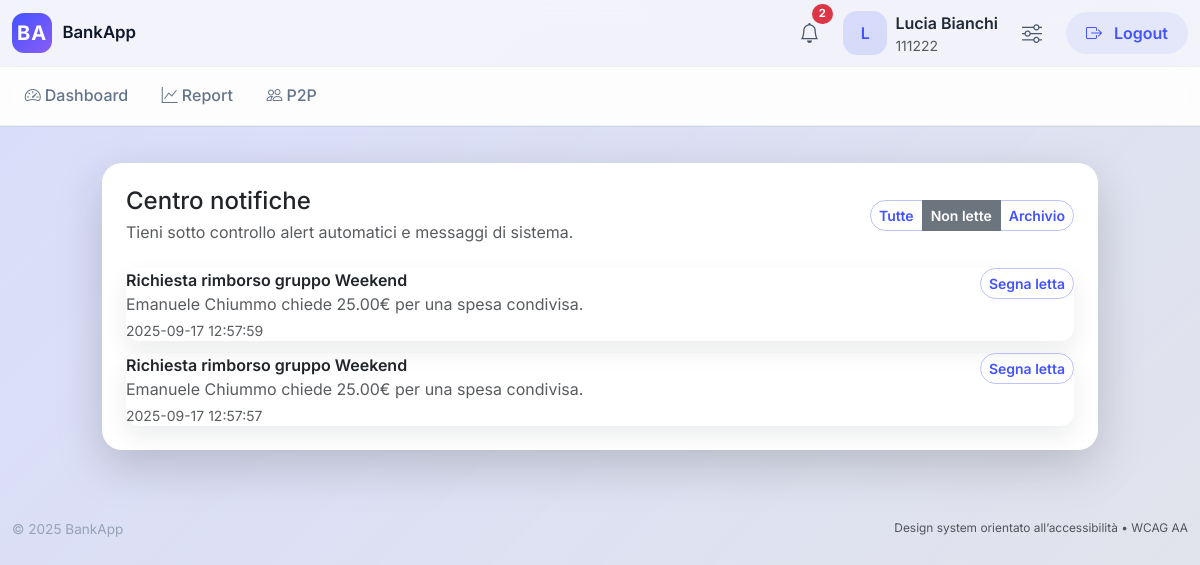
Screenshot of /notifications?status=UNREAD (signed in) with the database file from the repository.
### tables this page shows
CREATE TABLE notifications (
  notification_id TEXT PRIMARY KEY,
  user_id         TEXT NOT NULL,
  type            TEXT NOT NULL,
  title           TEXT NOT NULL,
  body            TEXT,
  status          TEXT NOT NULL DEFAULT 'UNREAD',
  dedupe_key      TEXT,
  payload         TEXT,
  created_at      TEXT DEFAULT (datetime('now')),
  read_at         TEXT,
  FOREIGN KEY (user_id) REFERENCES users(user_id) ON DELETE CASCADE
);

### app.py (the view, shortened to what this page needs)
@app.route('/notifications', methods=['GET', 'POST'])
@login_required
def notifications_center():
    user_id = session['user_id']
    status_filter = request.args.get('status')
    items = _list_notifications(user_id, limit=50, status=status_filter if status_filter in {'READ', 'UNREAD'} else None)
    unread_count = _count_unread_notifications(user_id)
    return render_template(
        'notifications.html',
        notifications=items,
        unread_notifications=unread_count,
        status_filter=status_filter,
    )

### app.py (called while the page is built, shortened)
def get_db():
    if 'db' not in g:
        g.db = sqlite3.connect(app.config['DATABASE'])
        g.db.row_factory = sqlite3.Row
        g.db.execute("PRAGMA foreign_keys = ON;")
    return g.db

def _list_notifications(user_id: str, limit: int = 10, status: str | None = None) -> list[sqlite3.Row]:
    db = get_db()
    params = [user_id]
    where = ["user_id = ?"]
    if status in {"UNREAD", "READ"}:
        where.append("status = ?")
        params.append(status)
    sql = f"""
        SELECT notification_id, type, title, body, status, payload, created_at, read_at
        FROM notifications
        WHERE {' AND '.join(where)}
        ORDER BY created_at DESC
        LIMIT ?
    """
    params.append(limit)
    rows = db.execute(sql, params).fetchall()
    result = []
    for row in rows:
        payload = row["payload"]
        try:
            payload_data = json.loads(payload) if payload else {}
        except json.JSONDecodeError:
            payload_data = {"raw": payload}
        result.append({**dict(row), "payload": payload_data})
    return result

def _count_unread_notifications(user_id: str) -> int:
    db = get_db()
    row = db.execute(
        "SELECT COUNT(1) AS cnt FROM notifications WHERE user_id = ? AND status = 'UNREAD'",
        (user_id,),
    ).fetchone()
    return int(row["cnt"] or 0)

def _ensure_user_settings(user_id: str) -> sqlite3.Row:
    db = get_db()
    settings = db.execute(
        """
        SELECT user_id, default_currency, decimal_places, notify_threshold
        FROM user_settings
        WHERE user_id = ?
        """,
        (user_id,),
    ).fetchone()
    if settings:
        return settings

def _get_user_settings(user_id: str) -> dict:
    settings = _ensure_user_settings(user_id)
    return dict(settings) if settings else {"user_id": user_id, "default_currency": "EUR", "decimal_places": 2, "notify_threshold": 1.0}

def login_required(view_func):
    from functools import wraps
    @wraps(view_func)
    def wrapped(*args, **kwargs):
        if not session.get('user_id'):
            return redirect(url_for('login', next=request.path))
        return view_func(*args, **kwargs)
    return wrapped

### templates/notifications.html (shortened to what this page needs)
{% extends "base.html" %}
{% block content %}
<section class="row justify-content-center g-4">
  <div class="col-12 col-xl-10">
    <div class="card p-4 shadow-lg border-0">
      <div class="d-flex flex-column flex-md-row justify-content-between align-items-start align-items-md-center gap-3 mb-4">
        <div>
          <h1 class="h4 mb-1">Centro notifiche</h1>
          <p class="text-muted mb-0">Tieni sotto controllo alert automatici e messaggi di sistema.</p>
        </div>
        <div class="btn-group" role="group" aria-label="Filtri notifiche">
          <a class="btn btn-outline-secondary btn-sm {% if not status_filter %}active{% endif %}" href="{{ url_for('notifications_center') }}">Tutte</a>
          <a class="btn btn-outline-secondary btn-sm {% if status_filter == 'UNREAD' %}active{% endif %}" href="{{ url_for('notifications_center', status='UNREAD') }}">Non lette</a>
          <a class="btn btn-outline-secondary btn-sm {% if status_filter == 'READ' %}active{% endif %}" href="{{ url_for('notifications_center', status='READ') }}">Archivio</a>
        </div>
      </div>
      {% if notifications %}
      <div class="notification-list">
        {% for note in notifications %}
        <div class="list-group-item d-flex flex-column flex-md-row justify-content-between align-items-start gap-3 {% if note.status == 'UNREAD' %}notification-unread{% endif %}">
          <div>
            <div class="fw-semibold">{{ note.title }}</div>
            {% if note.body %}<div class="text-muted">{{ note.body }}</div>{% endif %}
            <div class="small text-muted mt-1">{{ note.created_at }}</div>
          </div>
          <form method="post" class="d-flex gap-2">
            {% if note.status == 'UNREAD' %}
            <button class="btn btn-outline-secondary btn-sm" name="action" value="read" type="submit">Segna letta</button>
            {% else %}
            <button class="btn btn-outline-secondary btn-sm" name="action" value="unread" type="submit">Rendi non letta</button>
            {% endif %}
          </form>
        </div>
        {% endfor %}
      </div>
      {% else %}
      <div class="text-center text-muted py-5">Nessuna notifica disponibile.</div>
      {% endif %}
    </div>
  </div>
</section>
{% endblock %}

### static/css/styles.css (style rules this page uses)
:root { --font-family: 'Inter', system-ui, -apple-system, BlinkMacSystemFont, 'Segoe UI', sans-serif; --color-bg: #f4f6fb; --color-surface: #ffffff; --color-elevated: #1e293b; --color-primary: #4353ff; --color-primary-dark: #2b38d0; --color-secondary: #7c8da3; --color-success: #16a34a; --color-danger: #dc2626; --color-warning: #f59e0b; --color-border: rgba(15, 23, 42, 0.08); --shadow-sm: 0 12px 35px rgba(15, 23, 42, 0.08); --shadow-lg: 0 18px 45px rgba(15, 23, 42, 0.12); --radius-lg: 20px; --radius-md: 14px; --radius-sm: 10px; --space-section: clamp(1.5rem, 1.2rem + 1.5vw, 3rem); }
body.app-shell { min-height: 100vh; font-family: var(--font-family); background: var(--color-bg); color: #1f2937; }
.card { border-radius: var(--radius-lg); border: 1px solid rgba(255, 255, 255, 0.6); backdrop-filter: blur(6px); box-shadow: var(--shadow-sm); background: var(--color-surface); }
.btn-outline-secondary { border-radius: 999px; border: 1px solid rgba(67, 83, 255, 0.35); color: var(--color-primary); font-weight: 600; }
.notification-list .list-group-item { border: none; border-radius: var(--radius-md); margin-bottom: 0.75rem; box-shadow: 0 10px 25px rgba(15, 23, 42, 0.08); }
.notification-list .list-group-item:last-child { margin-bottom: 0; }

### rows the page displays
notifications: title "Richiesta rimborso gruppo Weekend", body "Emanuele Chiummo chiede 25.00€ per una spesa condivisa.", created_at "2025-09-17 12:57:59", status "Segna letta"
notifications: title "Richiesta rimborso gruppo Weekend", body "Emanuele Chiummo chiede 25.00€ per una spesa condivisa.", created_at "2025-09-17 12:57:57", status "Segna letta"

### other values shown
{{ unread or 0 }} "2"
{{ session.get('display_name') or 'Profilo' }} "Lucia Bianchi"
{{ session.get('codice_cliente') }} "111222"
{{ link.label }} "Dashboard" "Report" "P2P"
